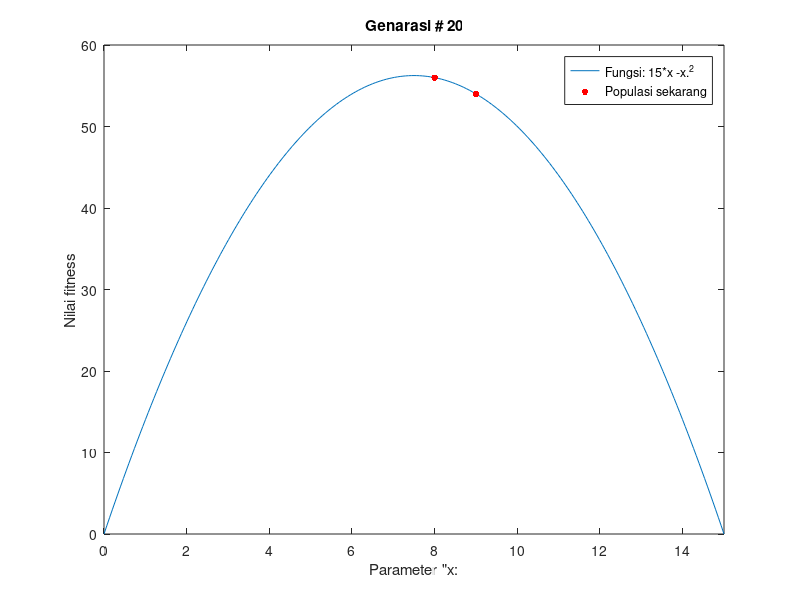
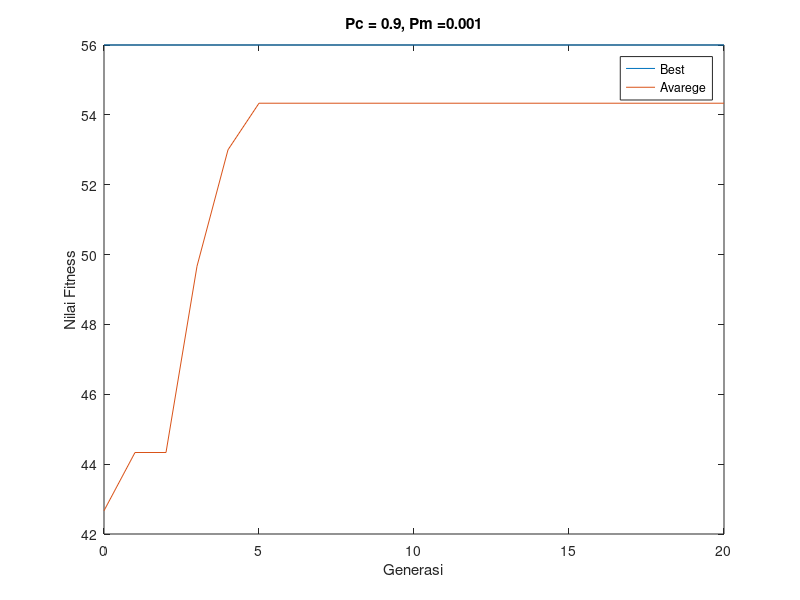

Reproduce these figures in MATLAB, in order.
function GA_1

disp ('Algoritma Genetika : Fungsi dengan 1 variable')
disp (' ')
disp ('Masalah : Mencari nilai maksimum dari fungsi (15*x - x*x) dimana parameter "x" berada pada rang 0 dan 15')

% Inisialisasi Populasi
jumlah_individu = 6;
jumlah_gen = 4;
xmin = 0;
xmax = 15;
jumlah_generasi = 20;
probabilitas_crossover = 0.9;
probabilitas_mutasi = 0.001;


% pupulasi awal
chromosome = round(rand(jumlah_individu, jumlah_gen));

% menghitung nilai x (konversi biner ke desimal)
x = chromosome * (2.^(jumlah_gen-1:-1:0))';

fungsi = '15*x -x.^2';

% Menghitung nilai fx
fx = evalFx(fungsi,x);
best(1) = max(fx);
ave(1) = mean(fx);

% Menampilkan grafik
figure('name', 'Lokasi chromosome')
fplot(fungsi, [xmin,xmax])
hold;
plot(x, fx, 'r. ', 'markersize', 15)
legend(['fungsi : ', fungsi], 'Populasi awal');
title('Hit any key to continue');
xlabel('Parameter "x"');
ylabel('Nilai fitness');
hold;

for i = 1 : jumlah_generasi

% Nilai Fitness
nilai_fitness = fx;
if min(fx) < 0 
   nilai_fitness = fx - min(fx);
end

% Seleksi
jumlah_individu_terbaik = round(jumlah_individu * probabilitas_crossover);
cumulative_fitness = repmat(cumsum(nilai_fitness), 1, jumlah_individu_terbaik);
chance = repmat(rand(1, jumlah_individu_terbaik), jumlah_individu, 1) * cumulative_fitness(jumlah_individu, 1);
[selind,~] = find(chance < cumulative_fitness & chance >= [zeros(1, jumlah_individu_terbaik); cumulative_fitness(1: jumlah_individu-1, :)]);
chromosome_baru = chromosome(selind, :);

% Crossover
point_crossover = round(rand(floor(jumlah_individu_terbaik / 2), 1).*(jumlah_gen - 2)) +1;
point_crossover = point_crossover.*(rand(floor(jumlah_individu_terbaik / 2), 1) < probabilitas_crossover);
for j=1:length(point_crossover)
    if point_crossover(j)   
	chromosome_baru(2*j-1:2*j,:)=[chromosome_baru(2*j-1:2*j,1:point_crossover(j)),...
		flipud(chromosome_baru(2*j-1:2*j,point_crossover(j)+1:jumlah_gen))];
    end
end

% Mutasi
mutasi = find(rand(jumlah_individu_terbaik, jumlah_gen) < probabilitas_mutasi);
chromosome_baru(mutasi) = round(rand(length(mutasi),1));

% Nilai Fitness Baru
x_baru = chromosome_baru * (2.^(jumlah_gen-1: -1: 0))';
x_baru = xmin + (x_baru +1)*(xmax-xmin)/(2^jumlah_gen-1);
fx_baru = evalFx(fungsi,x_baru);

% Populasi Baru
if jumlah_individu - jumlah_individu_terbaik
   [ans,Index]=sort(nilai_fitness);
   chromosome = [chromosome(Index(jumlah_individu_terbaik + 1: jumlah_individu),:); chromosome_baru];
   x = [x(Index(jumlah_individu_terbaik+1: jumlah_individu)); x_baru];
   fx = [fx(Index(jumlah_individu_terbaik+1: jumlah_individu)); fx_baru];
else
   chromosome = chromosome_baru;
   x = x_baru;
   fx = fx_baru;
end

% Menampilkan Grafik
fplot(fungsi, [xmin,xmax])
hold;
plot(x, fx, 'r.', 'markersize', 15)
legend(['Fungsi: ', fungsi], 'Populasi sekarang');
title(['Genarasi # ',num2str(i)]);
xlabel('Parameter "x:');
ylabel('Nilai fitness');
pause(0.2)
hold;

best(1+i) = max(fx);
ave(1+i) = mean(fx);
end

figure('name', 'Grafik');
plot(0 : jumlah_generasi, best, 0 : jumlah_generasi, ave);
legend('Best', 'Avarege');
title(['Pc = ', num2str(probabilitas_crossover),', Pm =',num2str(probabilitas_mutasi)]);
xlabel('Generasi');
ylabel('Nilai Fitness');

function y=evalFx(fx,x)
y=eval(fx);

end
end